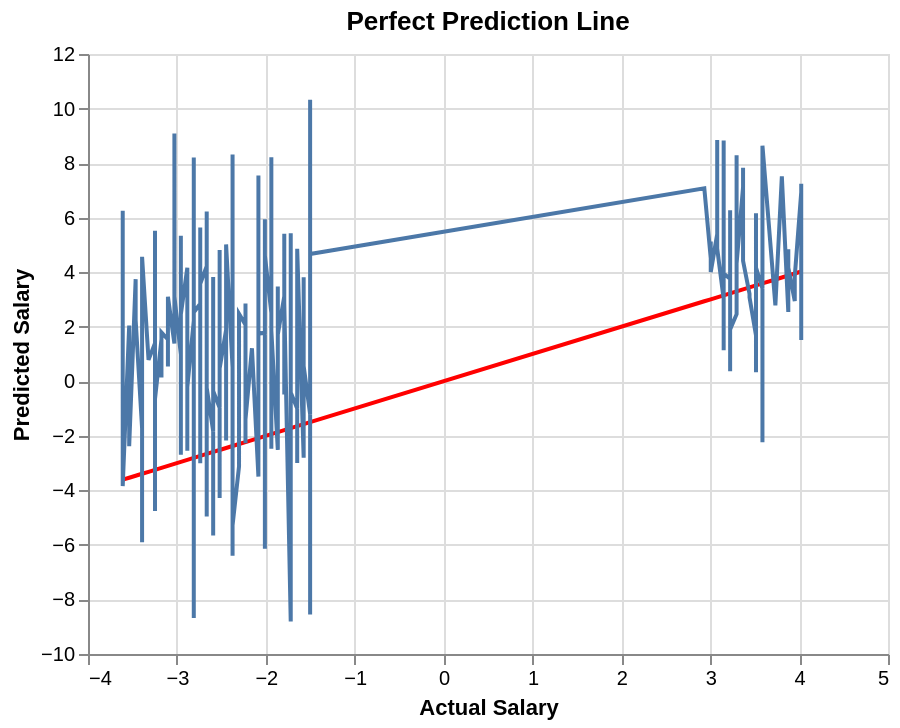

Here is the notebook cell this chart was saved with:
### Markdown cell above
This visualization compares actual vs. predicted validation set salaries for fit_intercept=True, using a perfect prediction line to evaluate how closely the model's predictions approach ideal accuracy.

### Code cell
import altair as alt
import pandas as pd

# Create a DataFrame for the perfect prediction line
perfect_val_data = pd.DataFrame({
    'Actual': y_val['Salary'],
    'Predicted': y_val['Salary']  # Represents a scenario where predictions perfectly match actual values
})

# Create a chart for the perfect prediction line
perfect_val_line = alt.Chart(perfect_val_data).mark_line(color='red').encode(
    x=alt.X('Actual:Q', title='Actual Salary'),
    y=alt.Y('Predicted:Q', title='Predicted Salary')
).properties(
    title='Perfect Prediction Line'
)

# Create a DataFrame for actual vs. predicted values (fit_intercept=False)
pred_chart_val_data_false = pd.DataFrame({
    'Actual': y_val['Salary'],
    'Predicted': y_pred_val_false.flatten()
})

# Create the chart for actual vs. predicted values (fit_intercept=False)
pred_chart_val_false = alt.Chart(pred_chart_val_data_false).mark_line().encode(
    x=alt.X('Actual:Q', title='Actual Salary'),
    y=alt.Y('Predicted:Q', title='Predicted Salary'),
    tooltip=['Actual:Q', 'Predicted:Q']
).properties(
    title='Actual vs. Predicted Salaries (fit_intercept=False)'
)

# Combine the perfect prediction line with the predictions chart
final_val_chart_false = perfect_val_line + pred_chart_val_false

# Display the combined chart
final_val_chart_false.display()

### Figure 1 — Vega-Lite specification as saved in the notebook (floating-point values rounded to 4 significant figures; data arrays with more than 128 entries replaced by an {"elided": "..."} marker saying what was removed)
{"config": {"view": {"continuousWidth": 400, "continuousHeight": 300}}, "layer": [{"data": {"name": "data-2c7263330e10bbd53f1b4d90c2d26856"}, "mark": {"type": "line", "color": "red"}, "encoding": {"x": {"field": "Actual", "title": "Actual Salary", "type": "quantitative"}, "y": {"field": "Predicted", "title": "Predicted Salary", "type": "quantitative"}}, "title": "Perfect Prediction Line"}, {"data": {"name": "data-16db19210fc533d2de16c4585ad3d0d3"}, "mark": "line", "encoding": {"tooltip": [{"field": "Actual", "type": "quantitative"}, {"field": "Predicted", "type": "quantitative"}], "x": {"field": "Actual", "title": "Actual Salary", "type": "quantitative"}, "y": {"field": "Predicted", "title": "Predicted Salary", "type": "quantitative"}}, "title": "Actual vs. Predicted Salaries (fit_intercept=False)"}], "$schema": "https://vega.github.io/schema/vega-lite/v4.17.0.json", "datasets": {"data-2c7263330e10bbd53f1b4d90c2d26856": {"elided": "599 records"}, "data-16db19210fc533d2de16c4585ad3d0d3": {"elided": "599 records"}}}
